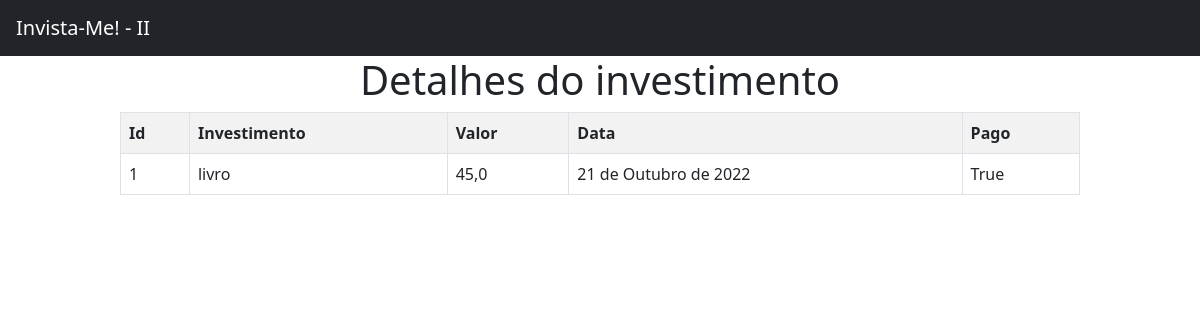
Screenshot of //1 with the database file from the repository.
### invista_me/models.py (models this page shows)
class Investimento(models.Model):
    investimento = models.TextField(max_length=255)
    valor = models.FloatField()
    pago = models.BooleanField(default=False)
    data = models.DateField(default=datetime.now)

### invista_me/views.py (the view)
# urls.py: path('/<int:id_investimento>',views.detalhe,name='detalhe'),
def detalhe(request,id_investimento):
    dados = {
        'dados': Investimento.objects.get(pk=id_investimento)
        }
    return render(request,'investimentos/detalhe.html',dados)

### invista_me/templates/investimentos/detalhe.html
{% extends 'investimentos/base.html' %}
{% block conteudo %}
<h1 style="position:relative;width:80%; background-color:none; left: 10%; text-align: center;">Detalhes do investimento</h1>
<table class="table table-striped table-bordered" style="padding: 2%; width: 80%; margin: 0 auto; border-radius: 10px;">
    <tr>
        <th>Id</th>
        <th>Investimento</th>
        <th>Valor</th>
        <th>Data</th>
        <th>Pago</th>
    </tr>
    <tr>
        <td>{{dados.id}}</td>
        <td>{{dados.investimento}}</td>
        <td>{{dados.valor}}</td>
        <td>{{dados.data}}</td>
        <td>{{dados.pago}}</td>
    </tr>
</table>
{% endblock %}

### rows the page displays
Investimento: id "1", investimento "livro", valor "45,0", data "21 de Outubro de 2022", pago "True"
